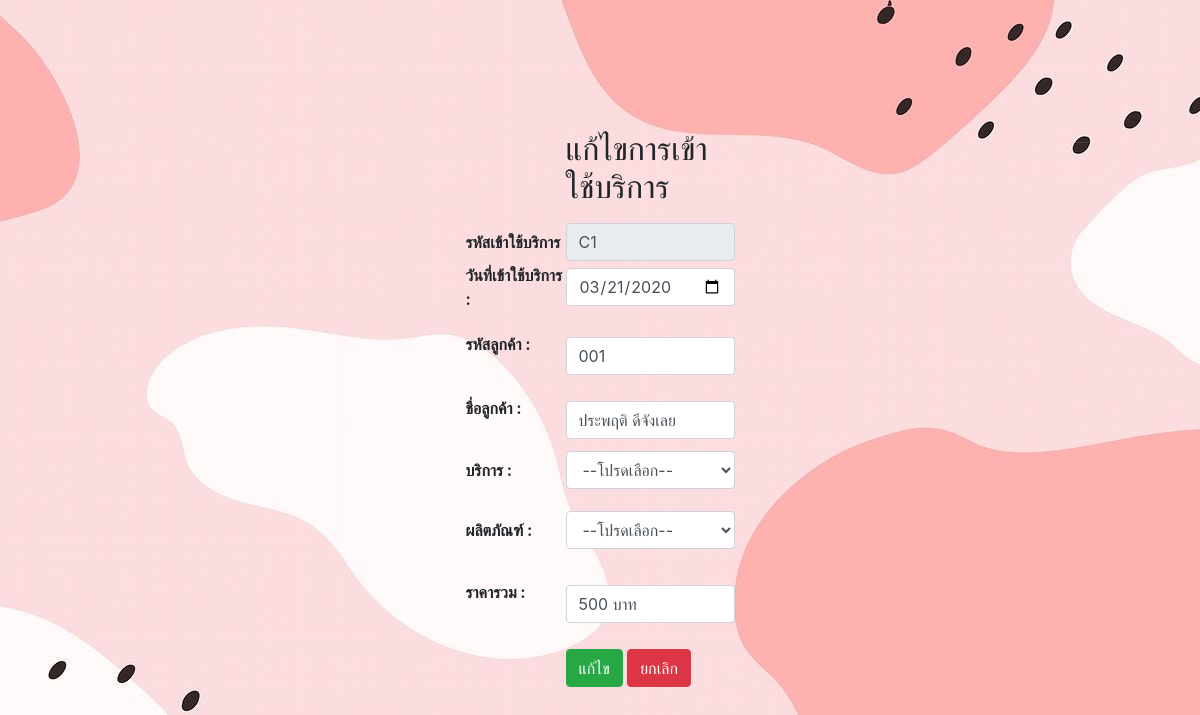
Screenshot of /updateinservice.php?update_id=C1 with the database file from the repository.
### tables this page shows
CREATE TABLE `inservice` (
  `cusID` varchar(10) NOT NULL COMMENT 'รหัสใช้บริการ',
  `cusDate` date NOT NULL COMMENT 'วันที่เข้าใช้',
  `idCus` varchar(100) NOT NULL COMMENT 'รหัสลูกค้า',
  `serID` varchar(200) NOT NULL COMMENT 'บริการ',
  `nameCus` varchar(50) NOT NULL COMMENT 'ชื่อลูกค้า',
  `proID` varchar(50) NOT NULL COMMENT 'ผลิตภัณฑ์',
  `cusPrice` varchar(200) NOT NULL COMMENT 'ราคาการเข้าใช้'
);

### updateinservice.php (the view, shortened to what this page needs)
<?php
require_once('connect.php');
if(isset($_GET['update_id'])){
    $update_id=$_GET['update_id'];
             $sql= "SELECT * FROM inservice
             WHERE cusID ='".$update_id."'";
    $result = mysqli_query($conn,$sql);
    while($array1 = mysqli_fetch_array($result)){
?>
<!DOCTYPE html>
<html lang="en">
<head>
    <link rel="stylesheet" href="https://maxcdn.bootstrapcdn.com/bootstrap/4.4.1/css/bootstrap.min.css">
</head>
<body background="image/22.jpg">
<br><br><br>
<form method = "post" action = "http://localhost/project615051200389/updateinservice.php" enctype="multipart/form-data">
<div class="container-fluid">
    <table border = "0" align = "center">
        <tr>
            <td height = "50"></td>
        </tr>
        <tr>
        <td></td>
            <td height = "100"><h2>แก้ไขการเข้าใช้บริการ</h2></td>
        </tr>
        <tr>
                <td width="100"><b>รหัสเข้าใช้บริการ</b></td>
                <td width="100"><input type="text" name="cusID" class="form-control"
                size="30"readonly value="<?php echo $array1['cusID']?>"></td>
            </tr>
        <tr>
            <td><b>วันที่เข้าใช้บริการ : </b></td>
            <td>
             <input type = "date" name="cusDate"  class="form-control"  value="<?php echo $array1['cusDate']?>">
            </td>
        </tr>
        <tr>
            <td><b>รหัสลูกค้า : </b> </td>
            <td>
           <br> <input type = "text" name = "idCus"  class="form-control"  size="30" value="<?php echo $array1['idCus']?>">
            </td>
        </tr>
        <tr>
            <td><b>ชื่อลูกค้า : </b> </td>
            <td>
           <br> <input type = "text" name = "nameCus"  class="form-control" size="30" value="<?php echo $array1['nameCus']?>">
            </td>
        </tr>
        <tr>
            <td height = "60"><b>บริการ : </b> </td>
            <td>
            <select name="serID" class="form-control"  value="<?php echo $array1['serID']?>">
            	<option value="">--โปรดเลือก--</option>
            </select>
            </td>
        </tr>
        <tr>
            <td height = "60"><b>ผลิตภัณฑ์ : </b> </td>
            <td>
            <select name="proID" class="form-control">
            	<option value="">--โปรดเลือก--</option>
            </select>
            </td>
        </tr>
        <tr>
            <td><b>ราคารวม : </b> </td>
            <td>
           <br> <input type = "text" name = "cusPrice"  class="form-control" size="30"
                 value="<?php echo $array1['cusPrice']?>">
            </td>
        </tr>
        <tr>
            <td></td>
            <td>
            <br> <button type="submit" name="btnUpdate" class="btn btn-success">แก้ไข</button>
                    <button type="reset" name="btnReset" class="btn btn-danger">ยกเลิก</button>
            </td>
        </tr>
    </table>
    </div>
    </form>
</body>
</html>
<?php
    }
}
?>

### rows the page displays
inservice: cusID "C1", cusDate "03/21/2020", idCus "001", nameCus "ประพฤติ ดีจังเลย", cusPrice "500 บาท"
